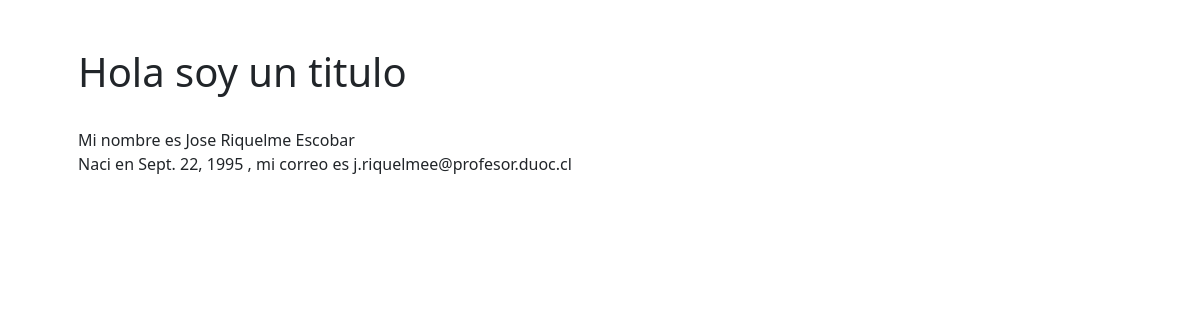
The page /newPage/index on the database its author committed.
### newPage/models.py (models this page shows, shortened)
class Usuario(models.Model):
    rut = models.CharField(max_length=10, primary_key=True)
    nombre = models.CharField(max_length=50, blank=False, null=False)
    appPaterno = models.CharField(max_length=30, blank=False, null=False)
    appMaterno = models.CharField(max_length=30, blank=False, null=False)
    fechaNacimiento = models.DateField(blank=False, null=False)
    tipoUsuario = models.ForeignKey(
        'tipoUsuario', on_delete=models.CASCADE, db_column='idTipo')
    correo = models.EmailField(
        unique=True, blank=False, null=False, max_length=100)
    telefono = models.CharField(max_length=10, blank=False, null=False)
    activo = models.IntegerField()

### newPage/views.py (the view)
# urls.py: path("index", views.index, name="index"),
def index(request):
    usuario = Usuario.objects.all()
    context = {"user": usuario}
    return render(request, "pages/index.html", context)

### newPage/templates/pages/index.html (shortened to what this page needs)
<!DOCTYPE html>
<html lang="en">
<head>
    {% load bootstrap5 %}
    {% bootstrap_css %}
</head>
<body>
    <div class="container">
        <div class="row">
            <div class="col p-5">
                <h1>Hola soy un titulo</h1><br>
                {% for usuario in user %}
                <p>
                    Mi nombre es {{usuario.nombre}} {{usuario.appPaterno}} {{usuario.appMaterno}}<br>
                    Naci en {{usuario.fechaNacimiento}} , mi correo es {{usuario.correo}}<br>
                </p>
                {% endfor%}
            </div>
        </div>
    </div>
</body>
</html>

### rows shown on the page
Usuario: nombre "Jose", appPaterno "Riquelme", appMaterno "Escobar", fechaNacimiento "Sept. 22, 1995", correo "j.riquelmee@profesor.duoc.cl"
